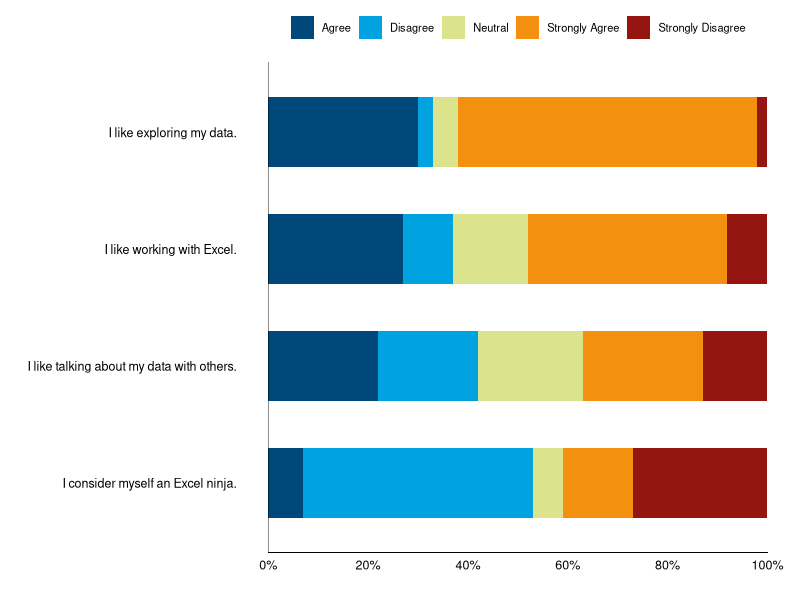

This figure's R source:
# Load the necessary packages from the package library.
library(ggplot2, warn.conflicts = FALSE)
library(tidyr, warn.conflicts = FALSE)
library(readr, warn.conflicts = FALSE)
library(dplyr, warn.conflicts = FALSE)

# Import the data from the directory where you saved the file on your computer.
worksheet.data <- read_csv(file = here::here("colours/CustomizeColorsWorksheet.csv"), col_types = "cdddd")

# Restructure the data.
bardata <- worksheet.data %>% 
  pivot_longer(2:6, names_to = "variable") %>% 
  mutate(description = factor(description, levels = c("I like exploring my data.", "I like working with Excel.", "I like talking about my data with others.", "I consider myself an Excel ninja.")))

# Preview the first 10 observations with the head() function.
head(bardata, n = 10)

# Begin the bar charts.
barplot <- ggplot(data = bardata, aes(x = description, y = value, fill = variable)) + 
  geom_bar(stat = "identity", position = position_stack(reverse = TRUE), width = 0.6, size = 0.25) + 
  coord_flip() + 
  theme_bw()

# Tidy up the graph.
barplot <- barplot +
  theme(
    legend.position = "top",
    legend.title = element_blank(),
    legend.text = element_text(size = 8),
    legend.key = element_blank(),
    axis.text.y = element_text(color = "black", size = 9, hjust = 1),
    axis.text.x = element_text(color = "black", size = 9)
  ) +
  labs(x = "", y = "")

# Adjust the properties of the axes.
barplot <- barplot +
  scale_x_discrete(limits = rev) +
  scale_y_continuous(breaks=c(0,.2,.4,.6,.8,1), labels = scales::percent_format(accuracy = 1)) +
  theme(
    panel.grid = element_blank(),
    panel.border = element_blank(),
    axis.ticks = element_blank(),
    axis.line = element_line(color = "black", size = 0.3)
  )

# Alter the axis lines using geom_hline() and geom_segment() functions.
barplot <- barplot +
  theme(axis.line = element_blank()) +
  geom_hline(yintercept = 0, size = 0.15) +
  geom_segment(data = NULL, aes(x = 0.4, y = 0, xend = 0.4, yend = 1), size = 0.15, color = "black")

# Apply color.
barplot <- barplot +
  scale_fill_manual(values = c("#004879","#00A2E0","#DBE48D","#F4900F","#951610"))

# Display the final visualization.
barplot

# Export the file using the attributes of your choice.
# ggsave(file = here::here("colours/stacked_bar_charts.png"), dpi = 150)
